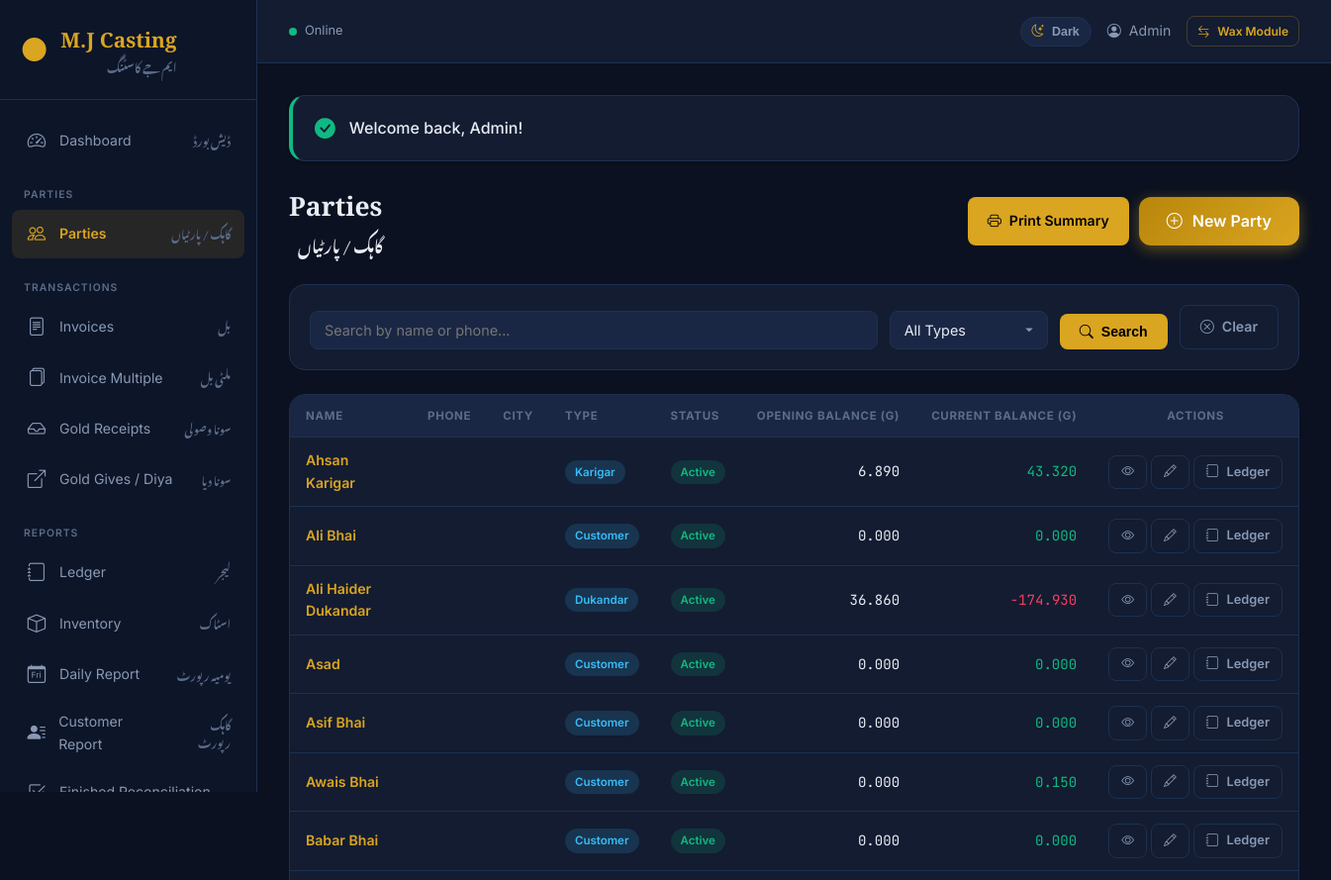
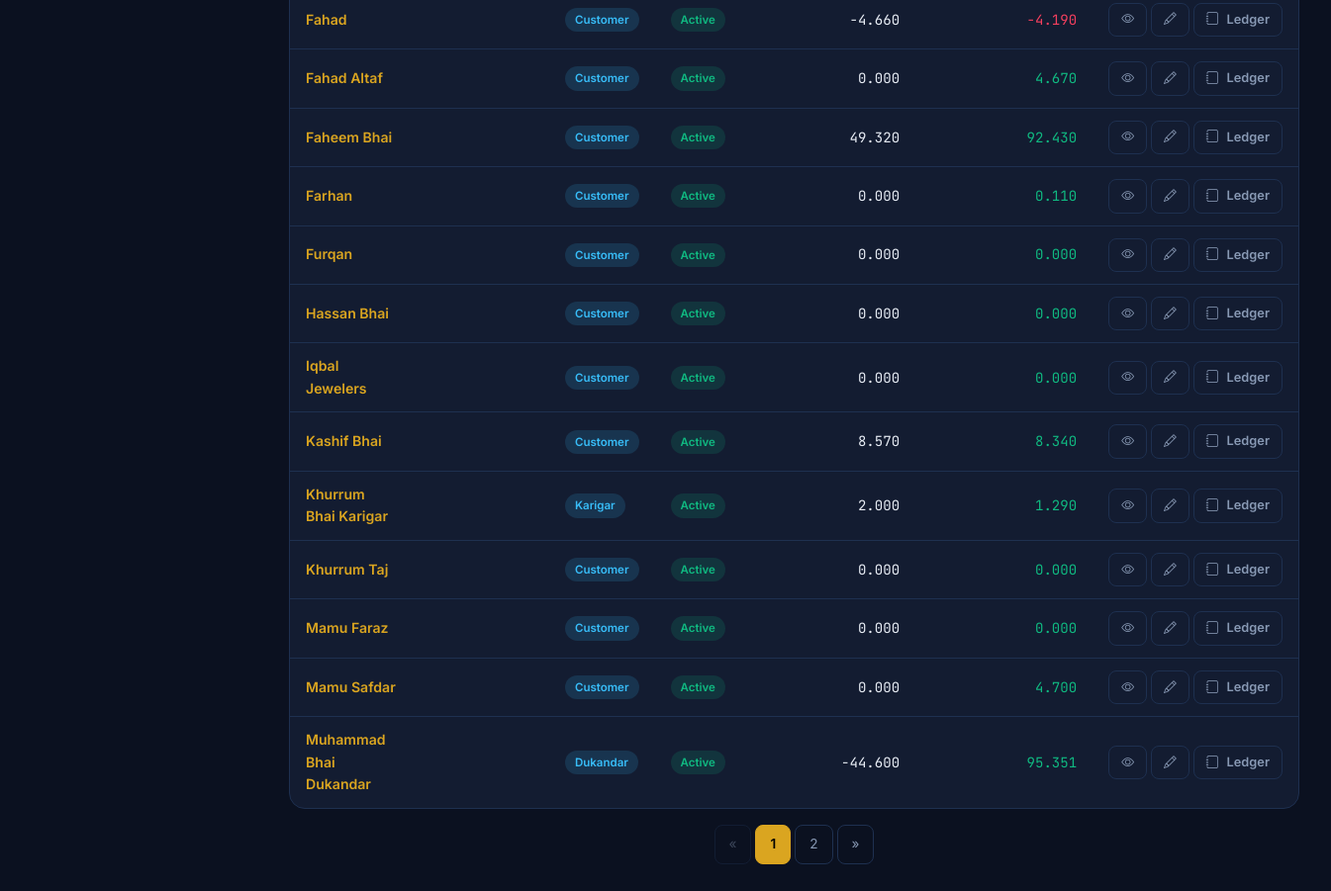
The app's page /customers/index.php (signed in) with its own data (2 pictures, top to bottom).
### tables this page shows
CREATE TABLE `users` (
  `id` int(11) NOT NULL,
  `name` varchar(255) NOT NULL,
  `email` varchar(255) NOT NULL,
  `email_verified_at` datetime DEFAULT NULL,
  `password` varchar(255) NOT NULL,
  `remember_token` varchar(100) DEFAULT NULL,
  `created_at` timestamp NOT NULL DEFAULT current_timestamp(),
  `updated_at` timestamp NOT NULL DEFAULT current_timestamp() ON UPDATE current_timestamp()
);

CREATE TABLE `customers` (
  `id` int(11) NOT NULL,
  `name` varchar(100) NOT NULL,
  `phone` varchar(20) DEFAULT NULL,
  `cnic` varchar(30) DEFAULT NULL,
  `address` text DEFAULT NULL,
  `city` varchar(50) DEFAULT NULL,
  `opening_balance` decimal(15,2) DEFAULT 0.00,
  `status` enum('active','inactive') DEFAULT 'active',
  `party_type` enum('customer','dukandar','karigar') DEFAULT 'customer',
  `created_at` timestamp NOT NULL DEFAULT current_timestamp(),
  `updated_at` timestamp NOT NULL DEFAULT current_timestamp() ON UPDATE current_timestamp(),
  `deleted_at` datetime DEFAULT NULL
);

### config.php (called while the page is built, shortened)
<?php
function getDB(): PDO {
    static $pdo = null;
    if ($pdo === null) {
        try {
            $pdo = new PDO(
                "mysql:host=" . DB_HOST . ";dbname=" . DB_NAME . ";charset=utf8mb4",
                DB_USER,
                DB_PASS,
                [
                    PDO::ATTR_ERRMODE => PDO::ERRMODE_EXCEPTION,
                    PDO::ATTR_DEFAULT_FETCH_MODE => PDO::FETCH_ASSOC,
                    PDO::ATTR_EMULATE_PREPARES => false,
                ]
            );
        } catch (PDOException $e) {
            die("Database connection failed: " . $e->getMessage());
        }
    }
    return $pdo;
}
function isLoggedIn(): bool {
    return isset($_SESSION['user_id']);
}
function getCurrentUser(): ?array {
    $stmt = getDB()->prepare("SELECT id, name, email FROM users WHERE id = ?");
    $stmt->execute([$_SESSION['user_id']]);
    return $stmt->fetch() ?: null;
}
function getBaseUrl(): string {
    $protocol = (!empty($_SERVER['HTTPS']) && $_SERVER['HTTPS'] !== 'off') ? 'https://' : 'http://';
    $host = $_SERVER['HTTP_HOST'] ?? 'localhost';
    $rootPath = '';
    if (!empty($_SERVER['DOCUMENT_ROOT'])) {
        $documentRoot = realpath($_SERVER['DOCUMENT_ROOT']);
        $rootDir = realpath(__DIR__);
        if ($documentRoot !== false && $rootDir !== false) {
            $documentRoot = str_replace('\\', '/', $documentRoot);
            $rootDir = str_replace('\\', '/', $rootDir);
            if (strpos($rootDir, $documentRoot) === 0) {
                $rootPath = substr($rootDir, strlen($documentRoot));
            }
        }
    }
    if ($rootPath === '') {
        $scriptName = str_replace('\\', '/', $_SERVER['SCRIPT_NAME'] ?? '');
        $rootFolder = basename(__DIR__);
        $search = '/' . $rootFolder . '/';
        if ($rootFolder && strpos($scriptName, $search) !== false) {
            $rootPath = substr($scriptName, 0, strpos($scriptName, $search) + strlen($rootFolder));
        } else {
            $rootPath = '';
        }
    }
    $rootPath = '/' . trim($rootPath, '/');
    if ($rootPath === '/') {
        $rootPath = '';
    }
    return rtrim($protocol . $host . $rootPath, '/') . '/';
}
function url(string $path = ''): string {
    return getBaseUrl() . ltrim($path, '/');
}
function getFlash(): ?array {
    if (isset($_SESSION['flash'])) {
        $flash = $_SESSION['flash'];
        return $flash;
    }
    return null;
}
function query(string $key, $default = null) {
    return $_GET[$key] ?? $default;
}

### functions/ledger_functions.php (called while the page is built, shortened)
<?php
function _sumColumn(string $sql, array $params = []): float {
    $stmt = getDB()->prepare($sql);
    $stmt->execute($params);
    return (float)$stmt->fetchColumn();
}
function _tableReady(string $table): bool {
    return !function_exists('tableExists') || tableExists($table);
}
function getCustomerCurrentBalance(int $customerId): float {
    $db = getDB();
    $stmt = $db->prepare("SELECT opening_balance FROM customers WHERE id=?"); $stmt->execute([$customerId]); $customer=$stmt->fetch();
    $balance=(float)$customer['opening_balance'];
    $balance += _sumColumn("SELECT COALESCE(SUM(effective_gold - total_received_khalis - wasooli),0) FROM invoices WHERE customer_id=? AND status='active'", [$customerId]);
    $balance -= _sumColumn("SELECT COALESCE(SUM(total_khalis_weight),0) FROM gold_receipts WHERE customer_id=? AND deleted_at IS NULL", [$customerId]);
    if (_tableReady('gold_gives')) $balance += _sumColumn("SELECT COALESCE(SUM(total_khalis_weight),0) FROM gold_gives WHERE customer_id=? AND deleted_at IS NULL", [$customerId]);
    if (_tableReady('invoice_multiple')) $balance += _sumColumn("SELECT COALESCE(SUM(effective_gold - total_received_khalis - wasooli),0) FROM invoice_multiple WHERE customer_id=? AND status='active'", [$customerId]);
    return round($balance, 3);
}

### customers/index.php (the view, shortened to what this page needs)
<?php
require_once __DIR__ . '/../config.php';
require_once __DIR__ . '/../functions/ledger_functions.php';
$db = getDB();
$search = query('search', '');
$page = max(1, (int) query('page', 1));
$perPage = 20;
$offset = ($page - 1) * $perPage;
$countSql = "SELECT COUNT(*) FROM customers WHERE 1=1";
$params = [];
$total = $db->prepare($countSql);
$total->execute($params);
$totalCount = $total->fetchColumn();
$lastPage = max(1, ceil($totalCount / $perPage));
$page = min($page, $lastPage);
$sql = "SELECT * FROM customers WHERE 1=1";
$params2 = [];
$sql .= " ORDER BY name ASC LIMIT $perPage OFFSET $offset";
$stmt = $db->prepare($sql);
$stmt->execute($params2);
$customers = $stmt->fetchAll();
require_once __DIR__ . '/../includes/header.php';
?>
<div class="page-header">
    <div class="page-title-group">
        <h1>Parties</h1>
        <p class="font-urdu" style="margin-top:4px;">گاہک / پارٹیاں</p>
    </div>
    <div class="page-actions">
        <a href="<?= url('customers/print_summary.php?' . http_build_query($_GET)) ?>" class="btn btn-primary" target="_blank"><i class="bi bi-printer"></i> Print Summary</a>
        <a href="<?= url('customers/create.php') ?>" class="btn btn-gold">
            <i class="bi bi-plus-circle"></i> New Party
        </a>
    </div>
</div>
<form method="GET" class="filter-bar">
    <div class="form-group" style="flex:1;">
        <input type="text" name="search" class="form-control" placeholder="Search by name or phone..." value="<?= htmlspecialchars($search) ?>">
    </div>
    <div class="form-group">
        <select name="party_type" class="form-control" onchange="this.form.submit()">
            <option value="">All Types</option>
        </select>
    </div>
    <button type="submit" class="btn btn-primary"><i class="bi bi-search"></i> Search</button>
    <a href="<?= url('customers/index.php') ?>" class="btn btn-outline"><i class="bi bi-x-circle"></i> Clear</a>
</form>
<div class="table-container">
    <table>
        <thead>
            <tr>
                <th>Name</th>
                <th>Phone</th>
                <th>City</th>
                <th>Type</th>
                <th>Status</th>
                <th class="text-right">Opening Balance (g)</th>
                <th class="text-right">Current Balance (g)</th>
                <th class="text-center">Actions</th>
            </tr>
        </thead>
        <tbody>
            <?php if (empty($customers)): ?>
                <tr><td colspan="8" class="text-center text-muted">No parties found</td></tr>
            <?php else: ?>
                <?php foreach ($customers as $c):
                    $balance = getCustomerCurrentBalance((int)$c['id']);
                ?>
                <tr>
                    <td><a href="<?= url('customers/show.php?id=' . $c['id']) ?>" style="color:var(--gold-primary);text-decoration:none;font-weight:600;"><?= htmlspecialchars($c['name']) ?></a></td>
                    <td><?= htmlspecialchars($c['phone'] ?? '-') ?></td>
                    <td><?= htmlspecialchars($c['city'] ?? '-') ?></td>
                    <td><span class="badge bg-info"><?= ucfirst($c['party_type']) ?></span></td>
                    <td><span class="badge <?= $c['status'] === 'active' ? 'bg-success' : 'bg-danger' ?>"><?= ucfirst($c['status']) ?></span></td>
                    <td class="text-right mono"><?= number_format($c['opening_balance'], 3) ?></td>
                    <td class="text-right mono <?= $balance < 0 ? 'text-danger' : 'text-success' ?>"><?= number_format($balance, 3) ?></td>
                    <td class="text-center" style="white-space:nowrap;">
                        <a href="<?= url('customers/show.php?id=' . $c['id']) ?>" class="btn btn-sm btn-outline"><i class="bi bi-eye"></i></a>
                        <a href="<?= url('customers/edit.php?id=' . $c['id']) ?>" class="btn btn-sm btn-outline"><i class="bi bi-pencil"></i></a>
                        <a href="<?= url('ledger/index.php?customer_id=' . $c['id']) ?>" class="btn btn-sm btn-outline"><i class="bi bi-journal"></i> Ledger</a>
                    </td>
                </tr>
                <?php endforeach; ?>
            <?php endif; ?>
        </tbody>
    </table>
</div>
<?php
if ($lastPage > 1):
    $urlTemplate = url('customers/index.php?' . http_build_query(array_merge($_GET, ['page' => '__PAGE__'])));
?>
<div class="pagination">
    <nav>
        <ul class="pagination-list">
            <li class="page-item <?= $page <= 1 ? 'disabled' : '' ?>">
                <a class="page-link" href="<?= str_replace('__PAGE__', $page - 1, $urlTemplate) ?>">&laquo;</a>
            </li>
            <?php for ($i = 1; $i <= $lastPage; $i++): ?>
                <li class="page-item <?= $i === $page ? 'active' : '' ?>">
                    <a class="page-link" href="<?= str_replace('__PAGE__', $i, $urlTemplate) ?>"><?= $i ?></a>
                </li>
            <?php endfor; ?>
            <li class="page-item <?= $page >= $lastPage ? 'disabled' : '' ?>">
                <a class="page-link" href="<?= str_replace('__PAGE__', $page + 1, $urlTemplate) ?>">&raquo;</a>
            </li>
        </ul>
    </nav>
</div>
<?php endif; ?>
<?php require_once __DIR__ . '/../includes/footer.php'; ?>

### includes/header.php (shortened to what this page needs)
<!DOCTYPE html>
<html lang="en">
<head>
    <link rel="stylesheet" href="https://cdn.jsdelivr.net/npm/bootstrap-icons@1.11.3/font/bootstrap-icons.min.css">
    <link rel="stylesheet" href="<?= url('assets/css/style.css') ?>">
</head>
<body>
    <?php $currentUser = getCurrentUser(); ?>
    <?php if (!isset($hideSidebar)): ?>
    <aside class="sidebar" id="sidebar">
        <div class="sidebar-header">
            <div class="logo">
                <span class="logo-icon">&#9679;</span>
                <div class="logo-text">
                    <span class="logo-title">M.J Casting</span>
                    <span class="logo-subtitle font-urdu">ایم جے کاسٹنگ</span>
                </div>
            </div>
        </div>
        <nav class="sidebar-nav">
            <a href="<?= url('dashboard.php') ?>" class="nav-item <?= basename($_SERVER['PHP_SELF']) === 'dashboard.php' ? 'active' : '' ?>">
                <i class="bi bi-speedometer2"></i>
                <span>Dashboard</span>
                <span class="font-urdu nav-urdu">ڈیش بورڈ</span>
            </a>
            <div class="nav-section-label">Parties</div>
            <a href="<?= url('customers/index.php') ?>" class="nav-item <?= strpos($_SERVER['PHP_SELF'], 'customers') !== false ? 'active' : '' ?>">
                <i class="bi bi-people"></i>
                <span>Parties</span>
                <span class="font-urdu nav-urdu">گاہک / پارٹیاں</span>
            </a>
            <div class="nav-section-label">Transactions</div>
            <a href="<?= url('invoices/index.php') ?>" class="nav-item <?= (strpos($_SERVER['PHP_SELF'], 'invoices') !== false && strpos($_SERVER['PHP_SELF'], 'invoice-multiple') === false) ? 'active' : '' ?>">
                <i class="bi bi-file-text"></i>
                <span>Invoices</span>
                <span class="font-urdu nav-urdu">بل</span>
            </a>
            <a href="<?= url('invoice-multiple/index.php') ?>" class="nav-item <?= strpos($_SERVER['PHP_SELF'], 'invoice-multiple') !== false ? 'active' : '' ?>">
                <i class="bi bi-files"></i>
                <span>Invoice Multiple</span>
                <span class="font-urdu nav-urdu">ملٹی بل</span>
            </a>
            <a href="<?= url('gold-receipts/index.php') ?>" class="nav-item <?= strpos($_SERVER['PHP_SELF'], 'gold-receipts') !== false ? 'active' : '' ?>">
                <i class="bi bi-inbox"></i>
                <span>Gold Receipts</span>
                <span class="font-urdu nav-urdu">سونا وصولی</span>
            </a>
            <a href="<?= url('gold-gives/index.php') ?>" class="nav-item <?= strpos($_SERVER['PHP_SELF'], 'gold-gives') !== false ? 'active' : '' ?>">
                <i class="bi bi-box-arrow-up-right"></i>
                <span>Gold Gives / Diya</span>
                <span class="font-urdu nav-urdu">سونا دیا</span>
            </a>
            <div class="nav-section-label">Reports</div>
            <a href="<?= url('ledger/index.php') ?>" class="nav-item <?= strpos($_SERVER['PHP_SELF'], 'ledger') !== false ? 'active' : '' ?>">
                <i class="bi bi-journal"></i>
                <span>Ledger</span>
                <span class="font-urdu nav-urdu">لیجر</span>
            </a>
            <a href="<?= url('inventory/index.php') ?>" class="nav-item <?= strpos($_SERVER['PHP_SELF'], 'inventory') !== false ? 'active' : '' ?>">
                <i class="bi bi-box"></i>
                <span>Inventory</span>
                <span class="font-urdu nav-urdu">اسٹاک</span>
            </a>
            <a href="<?= url('reports/daily.php') ?>" class="nav-item <?= strpos($_SERVER['PHP_SELF'], 'reports/daily') !== false ? 'active' : '' ?>">
                <i class="bi bi-calendar-day"></i>
                <span>Daily Report</span>
                <span class="font-urdu nav-urdu">یومیہ رپورٹ</span>
            </a>
            <a href="<?= url('reports/customer.php') ?>" class="nav-item <?= strpos($_SERVER['PHP_SELF'], 'reports/customer') !== false ? 'active' : '' ?>">
                <i class="bi bi-person-lines-fill"></i>
                <span>Customer Report</span>
                <span class="font-urdu nav-urdu">گاہک رپورٹ</span>
            </a>
            <a href="<?= url('reports/finished_reconciliation.php') ?>" class="nav-item <?= strpos($_SERVER['PHP_SELF'], 'reports/finished_reconciliation') !== false ? 'active' : '' ?>">
                <i class="bi bi-check2-square"></i>
                <span>Finished Reconciliation</span>
            </a>
        </nav>
    </aside>
    <div class="main-wrapper">
        <header class="top-header">
            <div class="header-left">
                <div class="online-status">
                    <span class="online-dot" id="online-dot"></span>
                    <span id="online-text">Online</span>
                </div>
            </div>
            <div class="header-right">
                <button type="button" class="theme-toggle" id="theme-toggle" onclick="window.toggleMjTheme && window.toggleMjTheme()" title="Toggle light / dark theme" aria-label="Toggle theme">
                    <i class="bi bi-moon-stars" id="theme-toggle-icon"></i>
                    <span id="theme-toggle-text">Dark</span>
                </button>
                <span class="header-user">
                    <i class="bi bi-person-circle"></i>
                    <?= htmlspecialchars($currentUser['name'] ?? 'User') ?>
                </span>
                <a href="<?= url('wax/index.php') ?>" class="btn btn-sm btn-outline" style="font-size:0.75rem;padding:5px 10px;color:var(--gold-primary);border-color:var(--gold-muted);">
                    <i class="bi bi-arrow-left-right"></i> Wax Module
                </a>
            </div>
        </header>
        <main class="content-area">
            <?php if ($flash = getFlash()): ?>
                <div class="card flash-<?= $flash['type'] ?>" style="border-left: 4px solid <?= $flash['type'] === 'success' ? 'var(--success)' : 'var(--error)' ?>; padding: 16px 22px; margin-bottom: 24px;">
                    <div style="display: flex; align-items: center; gap: 14px;">
                        <i class="bi bi-<?= $flash['type'] === 'success' ? 'check-circle-fill' : 'exclamation-triangle-fill' ?>" style="color: <?= $flash['type'] === 'success' ? 'var(--success)' : 'var(--error)' ?>; font-size: 1.3rem;"></i>
                        <span style="font-weight: 500;"><?= htmlspecialchars($flash['message']) ?></span>
                    </div>
                </div>
            <?php endif; ?>
    <?php endif; ?>

### records on screen
users: name "Admin"
customers: name "Ahsan Karigar", party_type "Karigar", status "Active", opening_balance "6.890", balance "43.320"
customers: name "Ali Bhai", party_type "Customer", status "Active", opening_balance "0.000", balance "0.000"
customers: name "Ali Haider Dukandar", party_type "Dukandar", status "Active", opening_balance "36.860", balance "-174.930"
customers: name "Asad", party_type "Customer", status "Active", opening_balance "0.000", balance "0.000"
customers: name "Asif Bhai", party_type "Customer", status "Active", opening_balance "0.000", balance "0.000"
customers: name "Awais Bhai", party_type "Customer", status "Active", opening_balance "0.000", balance "0.150"
customers: name "Babar Bhai", party_type "Customer", status "Active", opening_balance "0.000", balance "0.000"
customers: name "Fahad", party_type "Customer", status "Active", opening_balance "-4.660", balance "-4.190"
customers: name "Fahad Altaf", party_type "Customer", status "Active", opening_balance "0.000", balance "4.670"
customers: name "Faheem Bhai", party_type "Customer", status "Active", opening_balance "49.320", balance "92.430"
customers: name "Farhan", party_type "Customer", status "Active", opening_balance "0.000", balance "0.110"
customers: name "Furqan", party_type "Customer", status "Active", opening_balance "0.000", balance "0.000"
customers: name "Hassan Bhai", party_type "Customer", status "Active", opening_balance "0.000", balance "0.000"
customers: name "Iqbal Jewelers", party_type "Customer", status "Active", opening_balance "0.000", balance "0.000"
customers: name "Kashif Bhai", party_type "Customer", status "Active", opening_balance "8.570", balance "8.340"
customers: name "Khurrum Bhai Karigar", party_type "Karigar", status "Active", opening_balance "2.000", balance "1.290"
customers: name "Khurrum Taj", party_type "Customer", status "Active", opening_balance "0.000", balance "0.000"
customers: name "Mamu Faraz", party_type "Customer", status "Active", opening_balance "0.000", balance "0.000"
customers: name "Mamu Safdar", party_type "Customer", status "Active", opening_balance "0.000", balance "4.700"
customers: name "Muhammad Bhai Dukandar", party_type "Dukandar", status "Active", opening_balance "-44.600", balance "95.351"

### other values on screen
$flash['message'] "Welcome back, Admin!"
